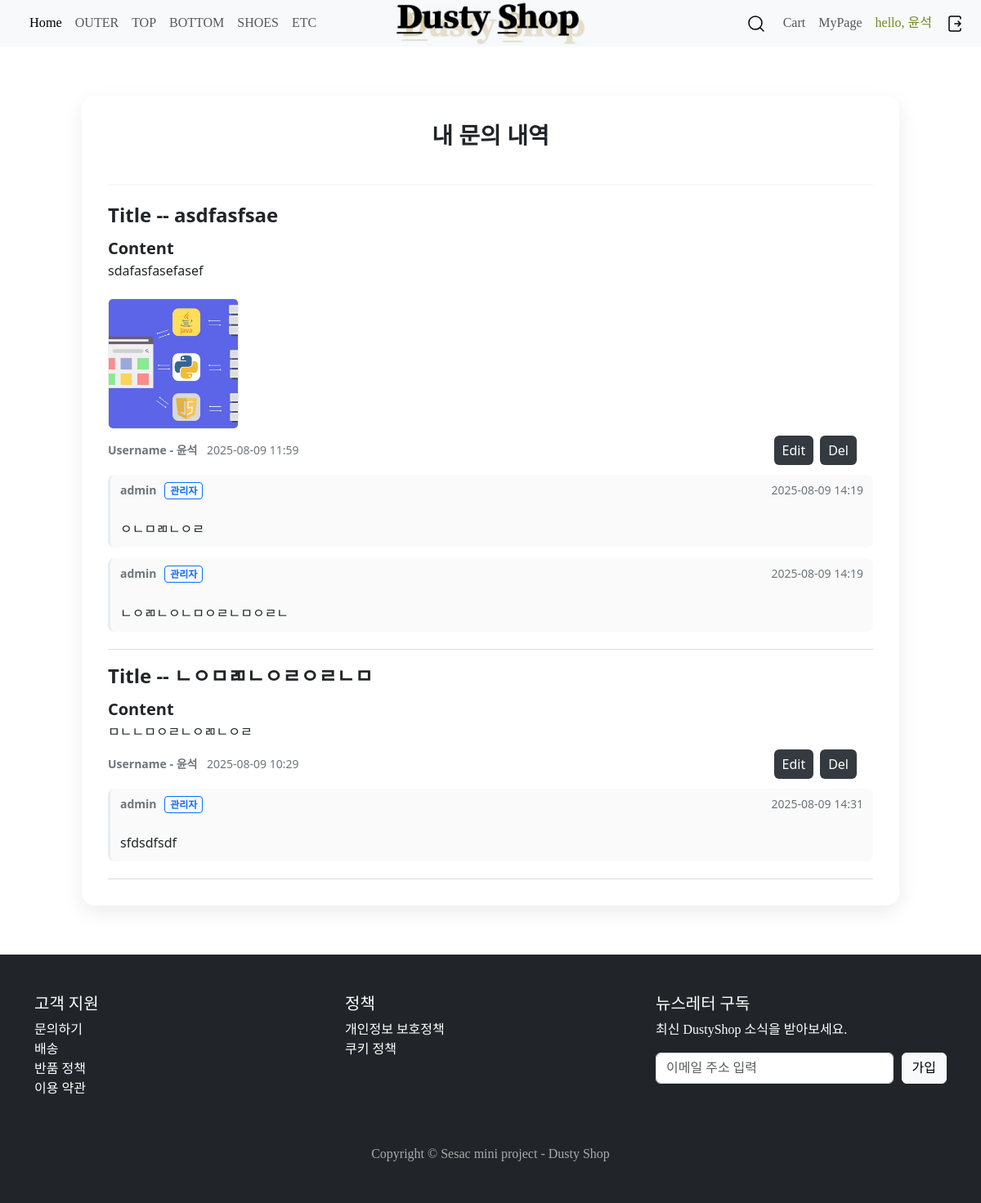
Before: /mypage/contact_history/ (signed in) with the older database file.
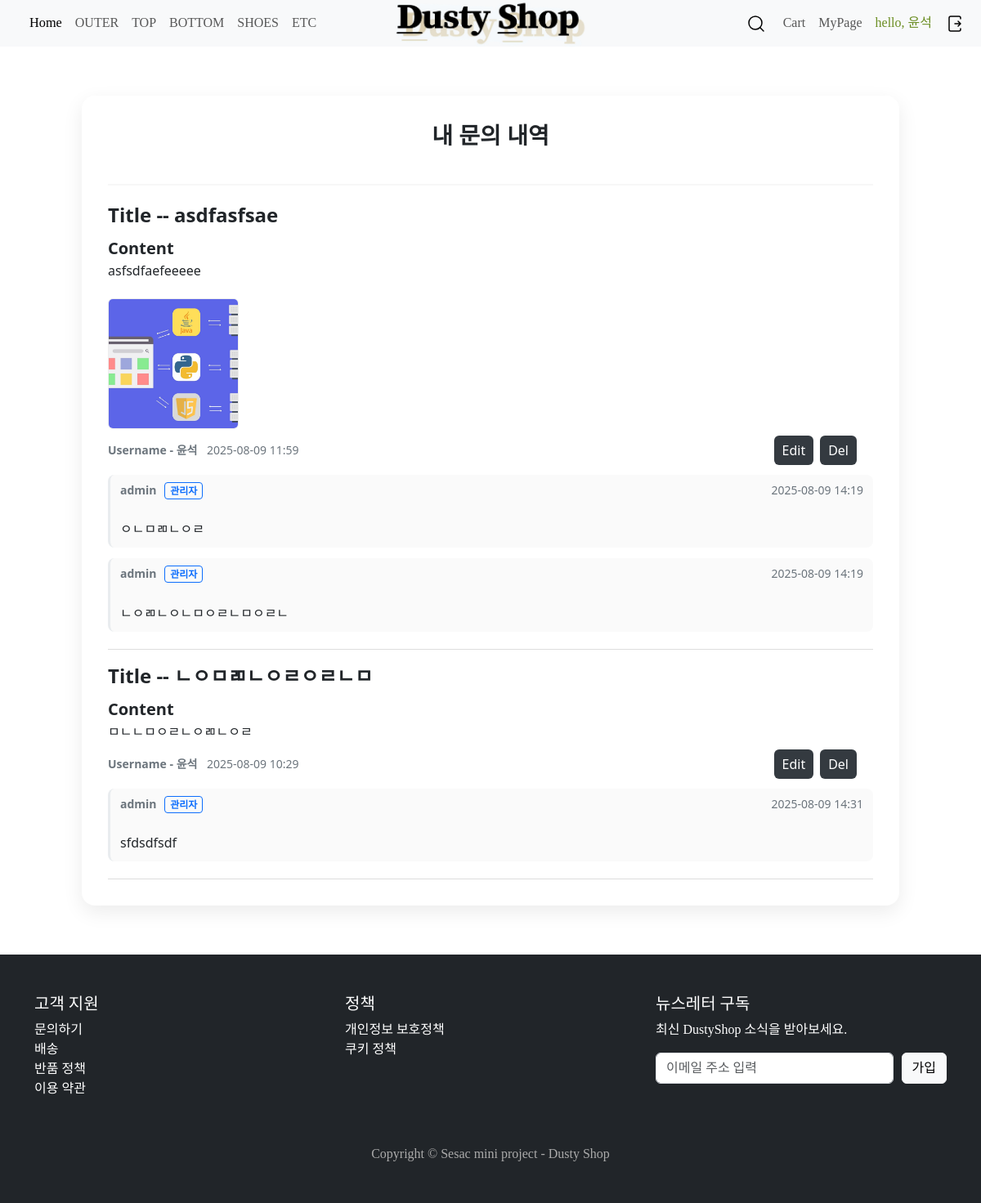
After: the same page with the newer database file.
### shop/models.py (models this page shows, shortened)
class Comment(models.Model):
    post = models.ForeignKey('Post', on_delete=models.CASCADE,
                             related_name='comments', null=True, blank=True)
    author = models.ForeignKey(User, on_delete=models.CASCADE, null=True, blank=True)
    title = models.CharField(max_length=100, default="No title")
    content = models.TextField()
    uploaded_image = models.ImageField(upload_to='images/', blank=True, null=True)
    created_date = models.DateTimeField(auto_now_add=True, null=True)
    updated_date = models.DateTimeField(auto_now=True, null=True)
    parent = models.ForeignKey('self', null=True, blank=True,
                               on_delete=models.CASCADE, related_name='replies')

### shop/views.py (the view)
# urls.py: path('mypage/contact_history/', views.contact_history, name='contact_history'),
def contact_history(request):
    if not request.user.is_authenticated:
        return redirect('account_login')
    comments = Comment.objects.filter(author_id=request.user.id).order_by('-id')
    return render(request, 'shop/contact_history.html', {'comments': comments})

### shop/templates/shop/contact_history.html (shortened to what the changed rows need)
{% extends 'shop/base.html' %}
{% block content %}
<div style="max-width: 1000px; margin: 60px auto; padding: 32px;
            background:#fff; border-radius:16px;
            box-shadow:0 8px 24px rgba(0,0,0,.08);">
  <h2 style="text-align:center; margin-bottom:42px; font-size:28px; font-weight:700;">
    내 문의 내역
  </h2>
  {% if comments %}
    <ul style="list-style:none; padding:0; margin:0;">
      {% for comment in comments %}
        <li style="border-bottom:1px solid #ddd; padding:8px 0; margin-top:0;">
          {% if comment.title %}
            <div style="margin-top:6px; margin-bottom:4px; font-size:24px; font-weight:600;">
              Title -- {{ comment.title }}
            </div>
          {% endif %}
          <div style="margin-top:8px; font-size:20px; font-weight:600;">Content</div>
          <p style="margin:0; line-height:1.6; white-space:pre-line;">{{ comment.content }}</p>
          {% if comment.uploaded_image %}
            <div style="margin-top:20px;">
              <img src="{{ comment.uploaded_image.url }}"
                   alt=""
                   class="comment-img"
                   style="width:160px;height:160px;object-fit:cover;border-radius:6px;
                          border:1px solid #eee; cursor:pointer;">
            </div>
          {% endif %}
          <div style="display:flex; align-items:center; margin-top:8px;">
            <div style="color:#6c757d; font-size:14px;">
              <strong>Username - {{ comment.author }}</strong>
              <span style="margin-left:8px;">{{ comment.created_date|date:"Y-m-d H:i" }}</span>
            </div>
            {% if comment.author == user %}
              <div style="display:flex; gap:8px; margin-left:auto; padding-right:20px;">
                <a href="{% url 'updatecomment' comment.pk %}"
                   onclick="return confirm('Are you sure you want to edit this comment?')"
                   style="padding:6px 10px; border:none; border-radius:6px;
                          text-decoration:none; background:#343a40; color:#fff;
                          transition:background 0.2s;"
                   onmouseover="this.style.background='#495057'"
                   onmouseout="this.style.background='#343a40'">
                  Edit
                </a>
                <form action="{% url 'deletecomment' comment.pk %}" method="post" style="display:inline; margin:0;"
                      onsubmit="return confirm('Are you sure you want to delete this comment?')">
                  <button type="submit"
                    style="padding:6px 10px; border:none; border-radius:6px;
                           background:#343a40; color:#fff; cursor:pointer;
                           transition:background 0.2s;"
                    onmouseover="this.style.background='#495057'"
                    onmouseout="this.style.background='#343a40'">
                    Del
                  </button>
                </form>
              </div>
            {% endif %}
          </div>
          {% if comment.replies.all %}
            <ul style="list-style:none; padding:0; margin:12px 0 12px 0;">
              {% for reply in comment.replies.all %}
                <li style="margin-bottom:13px; padding:8px 12px; border-left:3px solid #e9ecef; background:#fafafa; border-radius:8px;">
                  <div style="display:flex; justify-content:space-between; color:#6c757d; font-size:14px;">
                    <span>
                      <strong>
                        {{ reply.author }}
                        {% if reply.author.is_staff %}
                          <span style="font-size:12px; color:#0d6efd; border:1px solid #0d6efd; border-radius:4px; padding:1px 6px; margin-left:6px;">
                            관리자
                          </span>
                        {% endif %}
                      </strong>
                    </span>
                    <span>{{ reply.created_date|date:"Y-m-d H:i" }}</span>
                  </div>
                  <div style="margin-top:4px; margin-bottom:4px; line-height:1.4; white-space:pre-line;">
                    {{ reply.content }}
                  </div>
                </li>
              {% endfor %}
            </ul>
          {% endif %}
        </li>
      {% endfor %}
    </ul>
  {% else %}
    <p>아직 등록된 문의가 없습니다.</p>
  {% endif %}
</div>
{% endblock %}

Changed rows visible on the page:
changed Comment "asdfasfsae": content "sdafasfasefasef" → "asfsdfaefeeeee"
